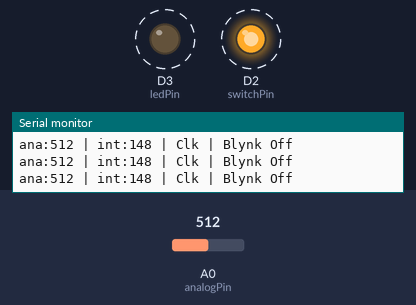
Simulated run of this sketch. Board: ESP8266 (NodeMCU). Parts: output pins drawn as LEDs (lit = HIGH), the last lines printed to the serial monitor. Dashed ring = blinking. Inputs (shaded band) come from the test bench; at power-on: A0 (analogPin) = 512. Not simulated (calls return 0 or success): secrets.h.

Above: at 1.2 s.
1.3 s: A0 (analogPin) set to 900
At 1.59 s:
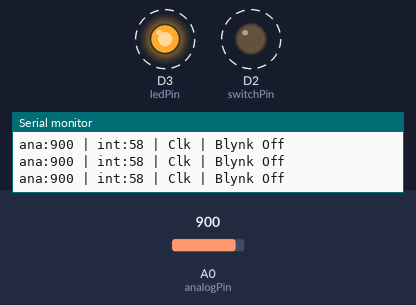
4.3 s: A0 (analogPin) set to 1010
At 4.48 s:
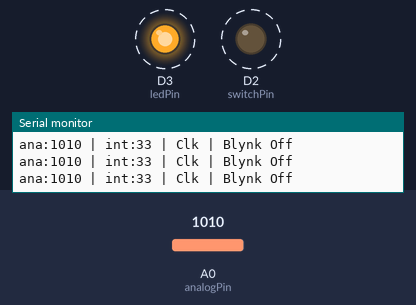
Timing chart, 0 to 13.3 s (numbered marks = the images above; inputs shaded):
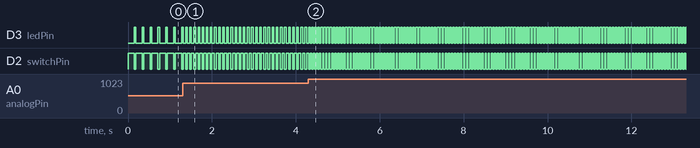

Measured:
- after the input at 1.3 s, D3 (ledPin): alternates HIGH for 0.04 s and LOW for 0.06 s, starting after 0.07 s; D2 (switchPin): alternates HIGH for 0.06 s and LOW for 0.04 s, starting after 0.07 s
- after the input at 4.3 s, D3 (ledPin): alternates HIGH for 0.04 s and LOW for 0.03 s, starting after 0.08 s; D2 (switchPin): alternates HIGH for 0.03 s and LOW for 0.04 s, starting after 0.08 s
- by itself, D3 (ledPin): alternates HIGH for 0.04 s and LOW for 0.15 s
- by itself, D2 (switchPin): alternates HIGH for 0.15 s and LOW for 0.04 s

The sketch:

AutomuisKlikkerAnalogBlynk.ino
```cpp
/* Blink without Delay

 Turns on and off a light emitting diode (LED) connected to a digital
 pin, without using the delay() function.  This means that other code
 can run at the same time without being interrupted by the LED code.

  Version meant for the digispark
  Version meant for the nano
  Version meant for a NodeMCU (ESP8266), with the Blynk library for remote toggling

 Axel Roest
 This version uses an analog value, derived from a potmeter, to set the click speed

 */

#include <ESP8266WiFi.h>
// #include <BlynkSimpleEsp8266.h>
#include "secrets.h"

// constants

#define DEBUG 0
#ifdef DEBUG
#define BLYNK_PRINT Serial
#endif

const int ledPin =  D3;      // the number of the LED pin
const int switchPin =  D2;      // the number of the Switch pin
const int analogPin = A0;
const int onlineSwitch = D4;    // if low, no connection with Blynk
const int onlineLED = D0;       // show/hide connection with Blynk, on-board LED


// Variables will change :
int ledState = LOW;             // ledState used to set the LED
long interval = 200;            // interval at which to blink (milliseconds)
boolean clickEnabled = true;            // remote enabler/disabler
boolean blynkEnabled = false;            // Blynk enabler/disabler

// Generally, you should use "unsigned long" for variables that hold time
// The value will quickly become too large for an int to store
const unsigned long int clickDuration = 40;

// You should get Auth Token in the Blynk App.
// Go to the Project Settings (nut icon).
char auth[] = BLYNK_AUTH_TOKEN;

// Your WiFi credentials.
// Set password to "" for open networks.
char ssid[] = WIFI_SSID;
char pass[] = WIFI_PASSWORD;

// This function is called every time the device is connected to the Blynk.Cloud
// BLYNK_CONNECTED()
// {
//   // Change Web Link Button message to "Congratulations!"
//   Blynk.setProperty(V3, "offImageUrl", "https://static-image.nyc3.cdn.digitaloceanspaces.com/general/fte/congratulations.png");
//   Blynk.setProperty(V3, "onImageUrl",  "https://static-image.nyc3.cdn.digitaloceanspaces.com/general/fte/congratulations_pressed.png");
//   Blynk.setProperty(V3, "url", "https://docs.blynk.io/en/getting-started/what-do-i-need-to-blynk/how-quickstart-device-was-made");
//   Serial.println(" | Blynk Connected");

// }

void setup()
{
  // set the digital pin as output:
  pinMode(ledPin, OUTPUT);
  pinMode(switchPin, OUTPUT);
  pinMode(onlineSwitch, INPUT_PULLUP);

#ifdef DEBUG
   Serial.begin(57600);
   Serial.println("Auto MuisKlikker Analog");
#endif

// # Blynk.begin(auth, ssid, pass);
}

void loop()
{
  unsigned long currentMillis = millis();
  static unsigned long lastBlynkButtonCheck = 0;

  // if click is disabled, we still need to 'end our click's high state'
  if (clickEnabled || ledState) {
    handleClick(currentMillis);
  }

  // check Blynk button every second
  if (currentMillis - lastBlynkButtonCheck > 1000) {
    // blynkEnabled = boolean(digitalRead(onlineSwitch));
    // blynkEnabled = false;
    digitalWrite(onlineLED, blynkEnabled);
  }
  if (blynkEnabled) {
    // Blynk.run();
  }
}

///////////////////////////////////////////////////////////
// Functions
///////////////////////////////////////////////////////////
void handleClick(unsigned long currentMillis)
{
  static const unsigned long buttonCheckInterval = 50;    // the amount of milliseconds after which we process keys, the key-repeat rate in ms
  static unsigned long lastCheck = 0;

  if (currentMillis - lastCheck > buttonCheckInterval) {
    handleAnalog();
    lastCheck = currentMillis;
  }
  doPulses(currentMillis);
}

void handleAnalog()
{
  //(-160*1024 + 512*360) / 512
  // doing some fixed num calculation
  const long a = -160;
  const long c = 360l * 512l;
  //const long factor = 512;  // 40 ms interval
  const long factor = 688;  // 30 ms interval

  long analogValue = analogRead(analogPin);  // 0 - 1023
  long v = (a * analogValue);
  long oldInterval = interval;
  interval = (v + c) / factor;

  if (oldInterval != interval) {
    // send the new value to Blynk
    updateInterval(interval);
  }

#ifdef DEBUG
    Serial.print("ana:");
    Serial.print(analogValue);
    Serial.print(" | int:");
    Serial.print(interval);

    if (clickEnabled) {
      Serial.print(" | Clk");
    } else {
      Serial.print(" | ___");
    }

    if (blynkEnabled) {
      Serial.println(" | Blynk On");
    } else {
      Serial.println(" | Blynk Off");
    }
#endif
}

void doPulses(unsigned long currentMillis)
{
  static unsigned long previousMillis = 0;        // will store last time LED was updated

    // different timing for on and off
  // if the LED is off turn it on and vice-versa:
  if (ledState == LOW) {
    if (currentMillis - previousMillis >= interval) {
       ledState = HIGH;
       previousMillis = currentMillis;
    }
  } else {
    if (currentMillis - previousMillis >= clickDuration) {
       ledState = LOW;
       // save the last time you blinked the LED
       previousMillis = currentMillis;
    }
  }
  // set the LED with the ledState of the variable:
  digitalWrite(ledPin, ledState);
  digitalWrite(switchPin, !ledState);
}

// Update virtual pins
void updateInterval(long interval) {
  // Blynk.virtualWrite(V1, interval);
}

/// BLYNK STUFF
// BLYNK_WRITE(V0)
// {
//   clickEnabled = boolean(param.asInt());
// }

// BLYNK_READ(V0)
// {
//   Blynk.virtualWrite(V1, int(clickEnabled));
// }

// BLYNK_READ(V1)
// {
//   updateInterval(interval);
// }

// BLYNK_CONNECTED()
// {
//   Serial.println(" | Blynk Connected");
// }
```
